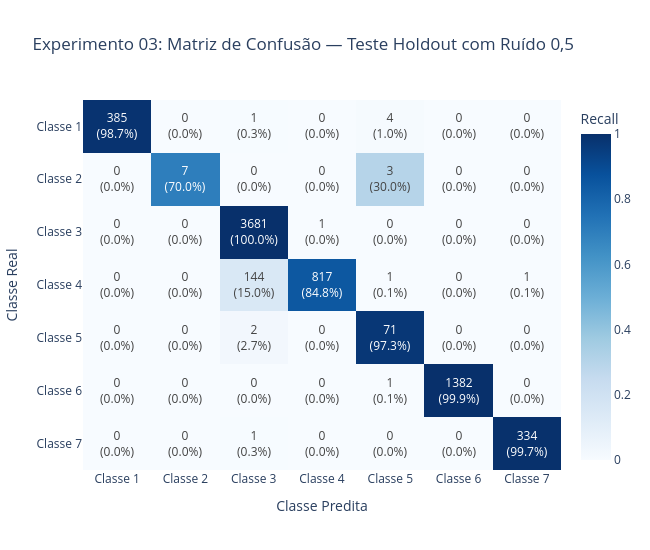

Notebook cell for this chart:
### Code cell
# 6. Avaliação com Ruído Sentinela 0,5 (Teste Holdout 15% e Dataset Completo 100%)
# 6.1 Teste Holdout com Ruído
probs_teste_ruido = modelo.predict(X_teste_ruido_s, verbose=0)
y_pred_teste_ruido = np.argmax(probs_teste_ruido, axis=1)

relatorio_ruido = classification_report(
    y_ref[idx_teste], y_pred_teste_ruido,
    target_names=NOMES_CLASSES,
    output_dict=True
)
print("=== RELATÓRIO: TESTE HOLDOUT COM RUÍDO 0,5 ===")
print(classification_report(y_ref[idx_teste], y_pred_teste_ruido, target_names=NOMES_CLASSES))

fig_cm_ruido = plotar_matriz_confusao(
    y_ref[idx_teste], y_pred_teste_ruido,
    "Experimento 03: Matriz de Confusão — Teste Holdout com Ruído 0,5"
)
fig_cm_ruido.show()

# 6.2 Dataset Completo 100% com Ruído
probs_full_ruido = modelo.predict(X_full_ruido_s, verbose=0)
y_pred_full_ruido = np.argmax(probs_full_ruido, axis=1)
print(f"Acurácia no Dataset Completo (100%) com Ruído: {accuracy_score(y_ref, y_pred_full_ruido):.4f}")

### Figure 1 — Plotly figure (JSON) as saved in the notebook; plotly's stock layout.template omitted (floating-point values rounded to 4 significant figures)
{"data": [{"colorbar": {"title": {"text": "Recall"}}, "colorscale": [[0.0, "rgb(247,251,255)"], [0.125, "rgb(222,235,247)"], [0.25, "rgb(198,219,239)"], [0.375, "rgb(158,202,225)"], [0.5, "rgb(107,174,214)"], [0.625, "rgb(66,146,198)"], [0.75, "rgb(33,113,181)"], [0.875, "rgb(8,81,156)"], [1.0, "rgb(8,48,107)"]], "text": [["385<br>(98.7%)", "0<br>(0.0%)", "1<br>(0.3%)", "0<br>(0.0%)", "4<br>(1.0%)", "0<br>(0.0%)", "0<br>(0.0%)"], ["0<br>(0.0%)", "7<br>(70.0%)", "0<br>(0.0%)", "0<br>(0.0%)", "3<br>(30.0%)", "0<br>(0.0%)", "0<br>(0.0%)"], ["0<br>(0.0%)", "0<br>(0.0%)", "3681<br>(100.0%)", "1<br>(0.0%)", "0<br>(0.0%)", "0<br>(0.0%)", "0<br>(0.0%)"], ["0<br>(0.0%)", "0<br>(0.0%)", "144<br>(15.0%)", "817<br>(84.8%)", "1<br>(0.1%)", "0<br>(0.0%)", "1<br>(0.1%)"], ["0<br>(0.0%)", "0<br>(0.0%)", "2<br>(2.7%)", "0<br>(0.0%)", "71<br>(97.3%)", "0<br>(0.0%)", "0<br>(0.0%)"], ["0<br>(0.0%)", "0<br>(0.0%)", "0<br>(0.0%)", "0<br>(0.0%)", "1<br>(0.1%)", "1382<br>(99.9%)", "0<br>(0.0%)"], ["0<br>(0.0%)", "0<br>(0.0%)", "1<br>(0.3%)", "0<br>(0.0%)", "0<br>(0.0%)", "0<br>(0.0%)", "334<br>(99.7%)"]], "texttemplate": "%{text}", "type": "heatmap", "x": ["Classe 1", "Classe 2", "Classe 3", "Classe 4", "Classe 5", "Classe 6", "Classe 7"], "y": ["Classe 1", "Classe 2", "Classe 3", "Classe 4", "Classe 5", "Classe 6", "Classe 7"], "z": [[0.9872, 0.0, 0.002564, 0.0, 0.01026, 0.0, 0.0], [0.0, 0.7, 0.0, 0.0, 0.3, 0.0, 0.0], [0.0, 0.0, 0.9997, 0.0002716, 0.0, 0.0, 0.0], [0.0, 0.0, 0.1495, 0.8484, 0.001038, 0.0, 0.001038], [0.0, 0.0, 0.0274, 0.0, 0.9726, 0.0, 0.0], [0.0, 0.0, 0.0, 0.0, 0.0007231, 0.9993, 0.0], [0.0, 0.0, 0.002985, 0.0, 0.0, 0.0, 0.997]], "zmax": 1, "zmin": 0}], "layout": {"height": 550, "title": {"text": "Experimento 03: Matriz de Confusão — Teste Holdout com Ruído 0,5"}, "width": 650, "xaxis": {"title": {"text": "Classe Predita"}}, "yaxis": {"autorange": "reversed", "title": {"text": "Classe Real"}}}}
